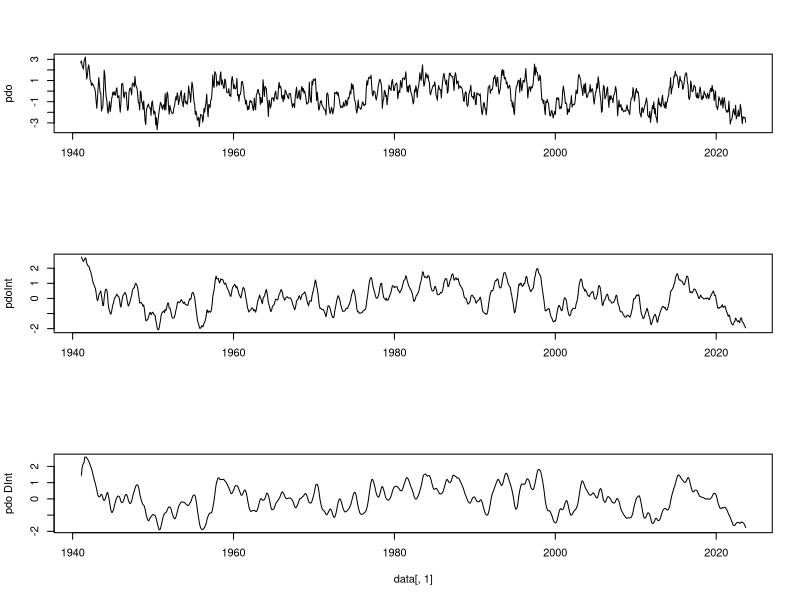
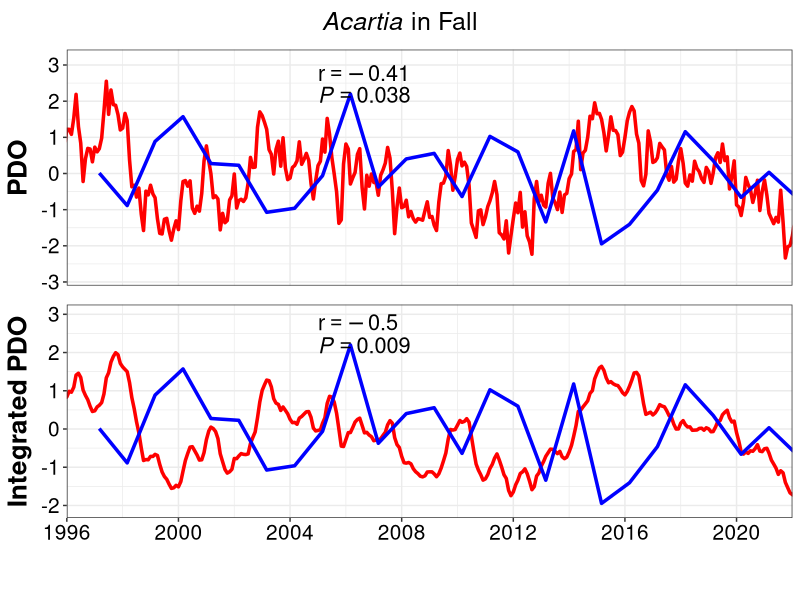
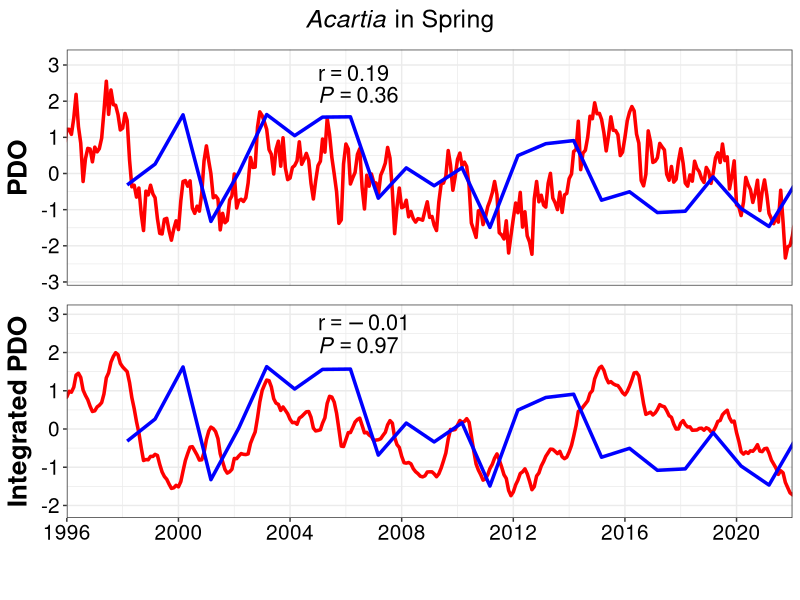
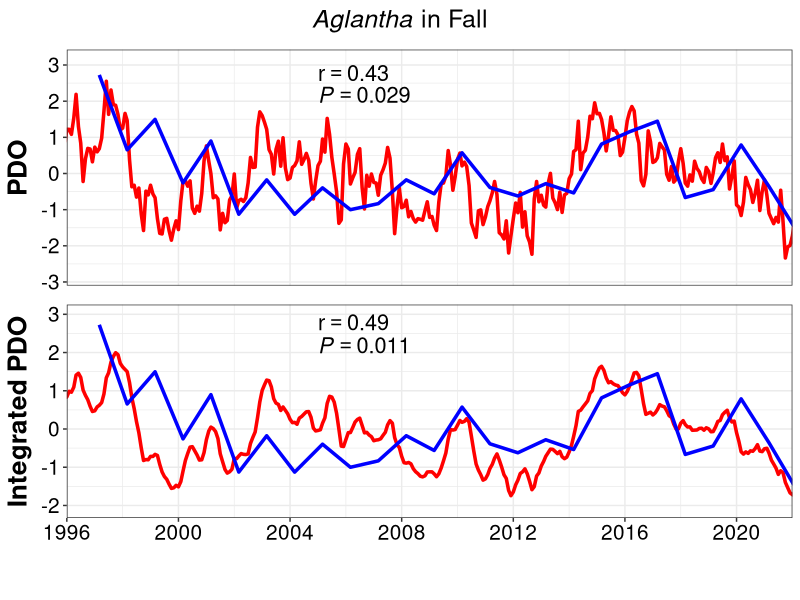
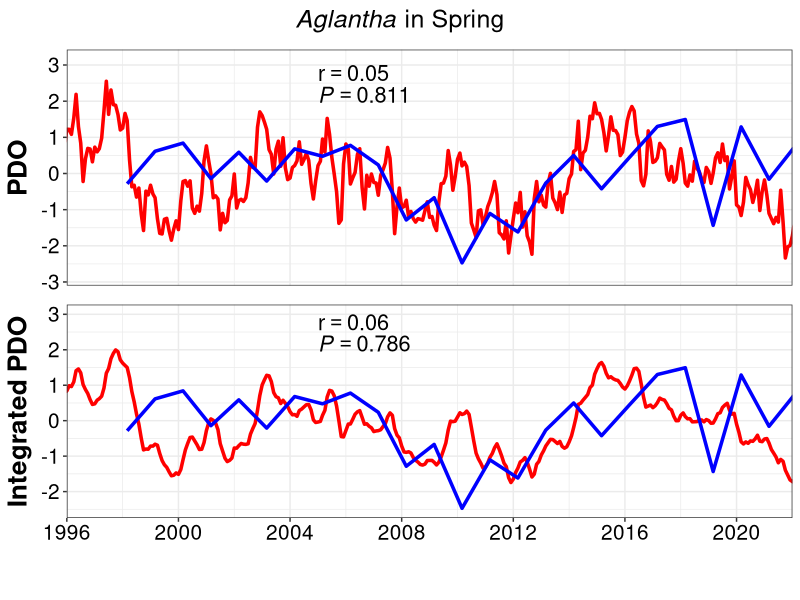
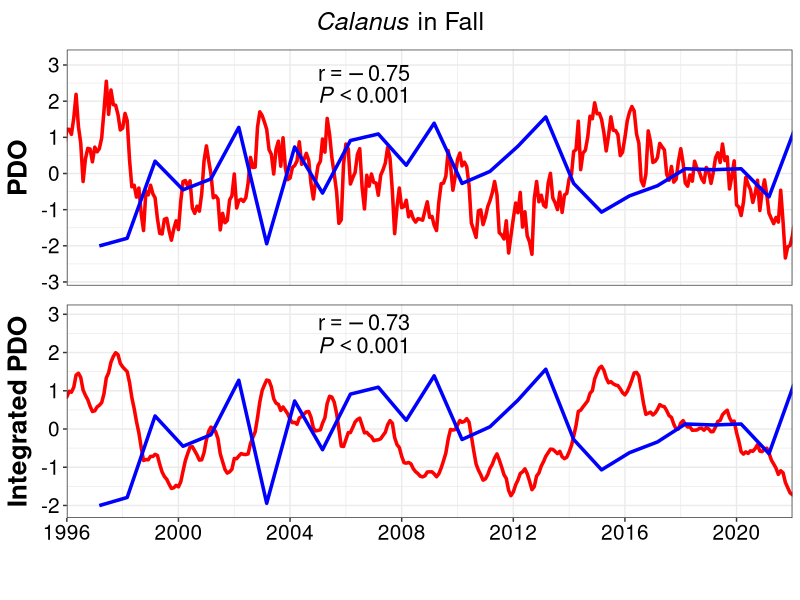
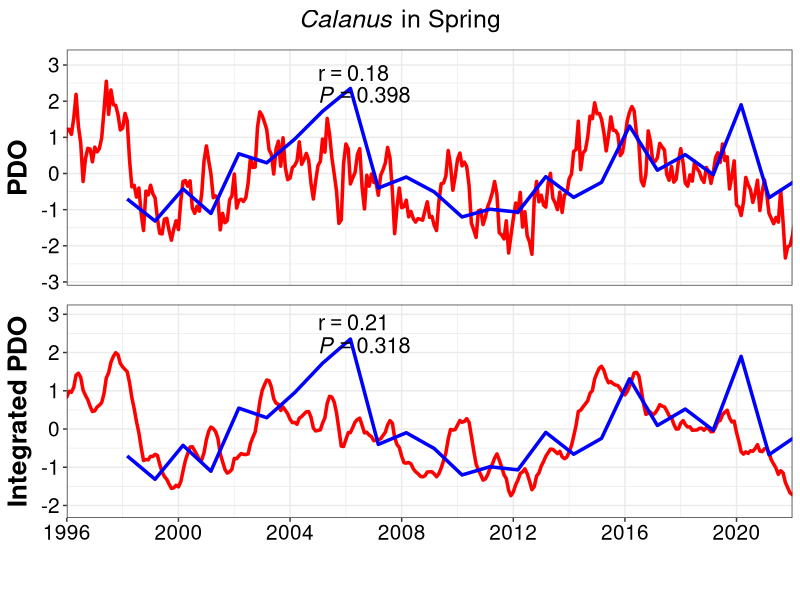
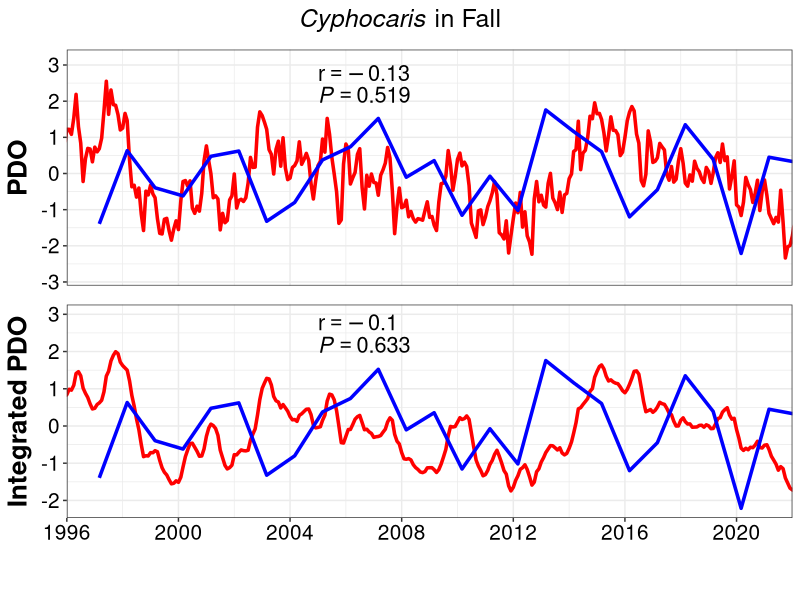

Write R code to recreate these figures, in order. (Note: this script raises an error after producing the figures.)
################################################################################
#############          Pelagic Synthesis           #############################
#############             MAR-2025                 #############################
#############          Double Integration          #############################
## by: Alexandra Cabanelas 
################################################################################
##### NGA LTER
##### Driver = Pacific Decadal Oscillation (PDO)
##### Biology = Neocalanus cristatus
##### 6 months? integration time 
##### season = spring 
##### years = 1998 - 2022

#######   ----    Double Integration Calculations:
# 1) Biological TS
#     a. Log(x + min/2) transformation
#     b. Spatial average
#     c. Z-score transformation for plotting on same axes
# 2) Driver TS 
#     a. Raw TS (at higher resolution than bio TS)
#     b. Temporally average (backwards in time) over characteristic 
#        time span of organism - 1st integration
#     c. Temporally average again - 2nd integration 
# 3) Test correlations between bio TS + each driver TS 
################################################################################

## ------------------------------------------ ##
#            Packages -----
## ------------------------------------------ ##
library(tidyverse) #v2.0.0
library(cowplot) #v1.1.3
library(here)
#library(tidyr)

## ------------------------------------------ ##
#            Biology Data -----
## ------------------------------------------ ##
ZP <- read.csv(file.path("raw",
                             "NGA",
                             "allzooplankton_NGA.csv")) %>%
  mutate(date = as.Date(paste0(Year, "-03-01")))  %>%
  arrange(taxa, season, Year) %>%
  group_by(taxa, season) %>%
  mutate(Anomaly_yr = approx(Year, Anomaly_yr, xout = Year)$y) %>%
  ungroup() %>%
  as.data.frame()

## ------------------------------------------ ##
#            Driver Data -----
## ------------------------------------------ ##
PDO <- read.csv(file.path("raw",
                          "CCE",
                          "PDO.csv")) %>%
  pivot_longer(cols = Jan:Dec,
               names_to = "month",
               values_to = "pdo") %>%
  filter(pdo < 99 & Year > 1940) %>%
  mutate(
    month = match(month, month.abb),
    time = as.POSIXct(paste(Year, month, "01"), format = "%Y %m %d", tz = "UTC")  # Convert to POSIXct
  ) %>%
  as.data.frame() %>%
  select(time, pdo)

## ------------------------------------------ ##
#     Function for weighted integrations -----
## ------------------------------------------ ##
# 2) Driver TS 
#     a. Raw TS (at higher resolution than bio TS)
#     b. Temporally average (backwards in time) over characteristic 
#        time span of organism - 1st integration
#     c. Temporally average again - 2nd integration 

# weighted average
# exponential weighing - weights decrease for older data points
# w = e^(t-t_i)/lamba; where lambda controls the decay

calculateIntegrations = function(data, tau = 180, 
                                 f = function(x, w) {sum(x * w, na.rm = T) / sum(w, na.rm = T)}) {
  for (n in names(data)[-1]) {
    data[[paste0(n,'Norm')]] = (data[[n]] - mean(data[[n]], na.rm = T)) / sd(data[[n]]) # norm
    
    data[[paste0(n,'Int')]] = NA
    data[[paste0(n,'DInt')]] = NA
    
    for (i in 2:nrow(data)) {
      #first integration
      k1 = data[,1] <= data[i,1] & data[,1] > data[i,1] - tau * 86400 # secs
      tdiff1 = as.numeric(data[i,1] - data[k1,1]) # convert difftime to numeric
      w1 = exp(-tdiff1 / (tau * 86400 / log(2))) # weights
      data[[paste0(n,'Int')]][i] = f(data[[paste0(n,'Norm')]][k1], w1)
      
      # second integration
      k2 = data[,1] <= data[i,1] & data[,1] > data[i,1] - tau * 86400
      tdiff2 = as.numeric(data[i,1] - data[k2,1])
      w2 = exp(-tdiff2 / (tau * 86400 / log(2)))
      data[[paste0(n, 'DInt')]][i] = f(data[[paste0(n, 'Int')]][k2], w2)
    }
    
    par(mfrow = c(3,1))
    plot(data[,1], data[[n]], type = 'l', ylab = n, xlab = '') #original signal
    plot(data[,1], data[[paste0(n,'Int')]], type = 'l', ylab = paste0(n, 'Int'), xlab = '') #integration1
    plot(data[,1], data[[paste0(n, 'DInt')]], type = 'l', ylab = paste0(n, ' DInt')) #integration2
  }
  data
}

pdoInt <- calculateIntegrations(PDO) #if your R window is too small may give err
pdoInt$time <- as.Date(pdoInt$time)

## ------------------------------------------ ##
#     Correlations -----
## ------------------------------------------ ##
# initialize lists
correlation_list <- list()
p_value_list <- list()

combinations <- unique(ZP[, c("season", "taxa")])

# loop over combinations of season and taxa
for (i in seq_len(nrow(combinations))) {
  season <- combinations[i, "season"]
  taxa <- combinations[i, "taxa"]
  
  cat("Processing group:", paste(season, taxa, sep = "_"), "\n")
  
  # filter data for current combo
  group_data <- ZP %>%
    filter(season == !!season, taxa == !!taxa)
  
  pdo_driver <- approx(pdoInt$time, pdoInt$pdoNorm, xout = group_data$date)$y
  interpolated_driver <- approx(pdoInt$time, pdoInt$pdoInt, xout = group_data$date)$y
  
  # calculate correlations
  correlations <- c(
    cor(group_data$Anomaly_yr, pdo_driver, use = "complete.obs"),
    cor(group_data$Anomaly_yr, interpolated_driver, use = "complete.obs")
  )
  # calculate pvalues 
  p_values <- c(
    cor.test(group_data$Anomaly_yr, pdo_driver)$p.value,
    cor.test(group_data$Anomaly_yr, interpolated_driver)$p.value
  )
  
  # save results
  label <- paste(season, taxa, sep = "_")
  correlation_list[[label]] <- correlations
  p_value_list[[label]] <- p_values
}

correlation_list
p_value_list

labels <- names(correlation_list)

# create df
results_df <- data.frame(
  label      = labels,
  cor_Norm   = sapply(correlation_list, `[`, 1),
  cor_Int    = sapply(correlation_list, `[`, 2),
  pval_Norm  = sapply(p_value_list,    `[`, 1),
  pval_Int   = sapply(p_value_list,    `[`, 2)
)

results_df <- results_df %>%
  separate(label, into = c("season", "taxa"), sep = "_")

rownames(results_df) <- NULL #remove row names
#write.csv(results_df, "output/NGA/CorAllZP_NGA.csv")

## ------------------------------------------ ##
#     PLOTS -----
## ------------------------------------------ ##
# list to store the final plots 
final_plots_list <- list()

output_dir <- here("figures/NGA/doubleint_allTaxa")

for (group_name in names(correlation_list)) {
  cat("Processing group:", group_name, "\n")
  
  parts <- strsplit(group_name, "_")[[1]]
  season <- parts[1]
  taxa <- parts[2]
  
  abundance_data <- ZP %>%
    filter(season == !!season, taxa == !!taxa)
  
  # pull correlation results
  cor_vals <- correlation_list[[group_name]]
  p_vals <- p_value_list[[group_name]]
  
  # legend label
  driver_legend <- "PDO"
  
  # --- Normalized Plot ---
  norm_plot <- ggplot() +
    # Driver time series (PDO normalized)
    geom_line(data = pdoInt, aes(x = time, y = pdoNorm, 
                                 color = "PDO"), linewidth = 1.2) +
    # Abundance time series
    geom_line(data = abundance_data, aes(x = date, y = Anomaly_yr, 
                                         color = "Abundance"), linewidth = 1.2) +
    # annotate correlation coefficient
    annotate("text", x = as.Date("2005-01-01"), y = 3,
             label = sprintf("r == %.2f", round(cor_vals[1], 2)),
             parse = TRUE, hjust = 0, vjust = 1, color = "black", size = 5.5) +
    # annotate p-value
    annotate("text", x = as.Date("2005-01-01"), y = 2.4,
             label = if (p_vals[1] < 0.001) {
               as.expression(bquote(italic(P) < 0.001))
             } else {
               as.expression(bquote(italic(P) == .(round(p_vals[1], 3))))
             },
             parse = TRUE, hjust = 0, vjust = 1, color = "black", size = 5.5) +
    theme_bw() +
    theme(axis.title.x = element_blank(),
          axis.text.x = element_blank(),
          axis.title.y = element_text(size = 19, color = "black", face = "bold"),
          axis.text.y = element_text(size = 15, color = "black"),
          axis.ticks.x = element_blank(),
          legend.title = element_blank(),
          legend.text = element_text(size = 15, face = "bold"),
          legend.key.size = unit(2, "lines"),
          legend.position = "bottom",
          plot.title = element_blank()) +
    # x-axis settings
    scale_x_date(breaks = seq(as.Date("1996-01-01"), 
                                  as.Date("2022-01-01"), 
                                  by = "4 years"),
                     date_labels = "%Y", expand = c(0, 0)) +
    coord_cartesian(xlim = as.Date(c("1996-01-01", "2022-01-01"))) +
    # manual color legend
    scale_color_manual(values = c("PDO" = "red", "Abundance" = "blue")) +
    labs(y = "PDO")
  
  # --- Integrated Plot ---
  int_plot <- ggplot() +
    # Driver time series (PDO integrated)
    geom_line(data = pdoInt, aes(x = time, y = pdoInt, 
                                 color = "PDO"), size = 1.2) +
    # Abundance time series
    geom_line(data = abundance_data, aes(x = date, y = Anomaly_yr, 
                                         color = "Abundance"), size = 1.2) +
    # annotate correlation coefficient
    annotate("text", x = as.Date("2005-01-01"), y = 3,
             label = sprintf("r == %.2f", round(cor_vals[2], 2)),
             parse = TRUE, hjust = 0, vjust = 1, color = "black", size = 5.5) +
    # annotate p-value
    annotate("text", x = as.Date("2005-01-01"), y = 2.4,
             label = if (p_vals[2] < 0.001) {
               as.expression(bquote(italic(P) < 0.001))
             } else {
               as.expression(bquote(italic(P) == .(round(p_vals[2], 3))))
             },
             parse = TRUE, hjust = 0, vjust = 1, color = "black", size = 5.5) +
    theme_bw() +
    theme(axis.title.x = element_blank(),
          axis.title.y = element_text(size = 19, color = "black", face = "bold"),
          axis.text = element_text(size = 15, color = "black"),
          legend.title = element_blank(),
          legend.text = element_text(size = 15, face = "bold"),
          legend.key.size = unit(2, "lines"),
          plot.title = element_blank()) +
    # x-axis settings
    scale_x_date(breaks = seq(as.Date("1996-01-01"), as.Date("2022-01-01"), 
                              by = "4 years"),
                 date_labels = "%Y", expand = c(0, 0)) +
    coord_cartesian(xlim = as.Date(c("1996-01-01", "2022-01-01"))) +
    # manual color legend
    labs(y = "Integrated PDO", color = "") +
    scale_color_manual(values = c("PDO" = "red", "Abundance" = "blue"))
  
  # extract and remove legend
  legend <- cowplot::get_legend(norm_plot)
  norm_plot <- norm_plot + theme(legend.position = "none")
  int_plot <- int_plot + theme(legend.position = "none")
  
  # title
  title <- ggdraw() +
    draw_label(label = bquote(paste(italic(.(taxa)), " in ", .(season))), 
               size = 18)
  
  # combine everything
  final_plot <- plot_grid(
    title,
    plot_grid(norm_plot, int_plot, ncol = 1, align = "v"),
    legend,
    ncol = 1, rel_heights = c(0.07, 0.85, 0.08)
  )
  
  print(final_plot)
  
  # save
  ggsave(
    filename = file.path(output_dir, paste0("PDO_NGA_", group_name, ".png")),
    plot = final_plot, width = 8, height = 8, dpi = 300, bg = "white"
  )
}
